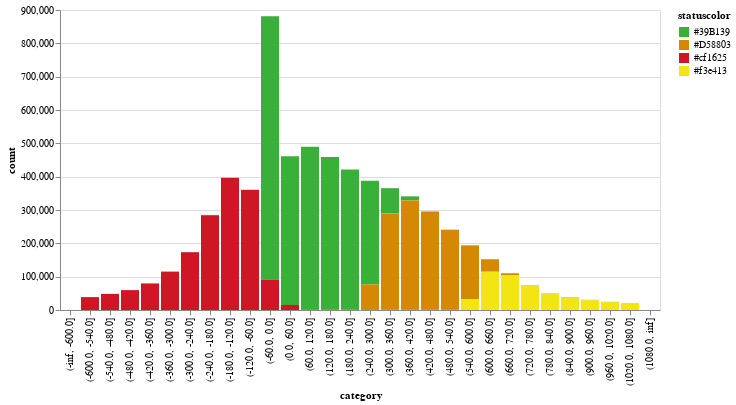

The cell this chart's notebook holds for it:
### Code cell
import altair as alt

colors = pdf_diff['statuscolor'].unique().to_list()
color_scale = alt.Color(
    'statuscolor:N',
    scale=alt.Scale(
        domain=colors,
        range=colors
    )
)

pdf_colors.plot.bar(x='category', y='count',color=color_scale)

### Figure 1 — Vega-Lite specification as saved in the notebook (floating-point values rounded to 4 significant figures)
{"config": {"view": {"continuousWidth": 300, "continuousHeight": 300}}, "data": {"name": "data-a9aec2a127f9bab1c7b43925a2f66454"}, "mark": {"type": "bar"}, "encoding": {"color": {"field": "statuscolor", "scale": {"domain": ["#39B139", "#D58803", "#cf1625", "#f3e413"], "range": ["#39B139", "#D58803", "#cf1625", "#f3e413"]}, "type": "nominal"}, "tooltip": [{"field": "category", "type": "ordinal"}, {"field": "count", "type": "quantitative"}, {"field": "statuscolor", "type": "nominal"}], "x": {"field": "category", "sort": ["(-inf, -600.0]", "(-600.0, -540.0]", "(-540.0, -480.0]", "(-480.0, -420.0]", "(-420.0, -360.0]", "(-360.0, -300.0]", "(-300.0, -240.0]", "(-240.0, -180.0]", "(-180.0, -120.0]", "(-120.0, -60.0]", "(-60.0, 0.0]", "(0.0, 60.0]", "(60.0, 120.0]", "(120.0, 180.0]", "(180.0, 240.0]", "(240.0, 300.0]", "(300.0, 360.0]", "(360.0, 420.0]", "(420.0, 480.0]", "(480.0, 540.0]", "(540.0, 600.0]", "(600.0, 660.0]", "(660.0, 720.0]", "(720.0, 780.0]", "(780.0, 840.0]", "(840.0, 900.0]", "(900.0, 960.0]", "(960.0, 1020.0]", "(1020.0, 1080.0]", "(1080.0, inf]"], "type": "ordinal"}, "y": {"field": "count", "type": "quantitative"}}, "params": [{"name": "param_1", "select": {"type": "interval", "encodings": ["x", "y"]}, "bind": "scales"}], "$schema": "https://vega.github.io/schema/vega-lite/v5.20.1.json", "datasets": {"data-a9aec2a127f9bab1c7b43925a2f66454": [{"breakpoint": -600.0, "category": "(-inf, -600.0]", "count": 0, "statuscolor": "#39B139"}, {"breakpoint": -540.0, "category": "(-600.0, -540.0]", "count": 0, "statuscolor": "#39B139"}, {"breakpoint": -480.0, "category": "(-540.0, -480.0]", "count": 0, "statuscolor": "#39B139"}, {"breakpoint": -420.0, "category": "(-480.0, -420.0]", "count": 0, "statuscolor": "#39B139"}, {"breakpoint": -360.0, "category": "(-420.0, -360.0]", "count": 95, "statuscolor": "#39B139"}, {"breakpoint": -300.0, "category": "(-360.0, -300.0]", "count": 469, "statuscolor": "#39B139"}, {"breakpoint": -240.0, "category": "(-300.0, -240.0]", "count": 871, "statuscolor": "#39B139"}, {"breakpoint": -180.0, "category": "(-240.0, -180.0]", "count": 1162, "statuscolor": "#39B139"}, {"breakpoint": -120.0, "category": "(-180.0, -120.0]", "count": 963, "statuscolor": "#39B139"}, {"breakpoint": -60.0, "category": "(-120.0, -60.0]", "count": 858, "statuscolor": "#39B139"}, {"breakpoint": 0.0, "category": "(-60.0, 0.0]", "count": 790476, "statuscolor": "#39B139"}, {"breakpoint": 60.0, "category": "(0.0, 60.0]", "count": 446157, "statuscolor": "#39B139"}, {"breakpoint": 120.0, "category": "(60.0, 120.0]", "count": 489225, "statuscolor": "#39B139"}, {"breakpoint": 180.0, "category": "(120.0, 180.0]", "count": 458213, "statuscolor": "#39B139"}, {"breakpoint": 240.0, "category": "(180.0, 240.0]", "count": 421110, "statuscolor": "#39B139"}, {"breakpoint": 300.0, "category": "(240.0, 300.0]", "count": 311442, "statuscolor": "#39B139"}, {"breakpoint": 360.0, "category": "(300.0, 360.0]", "count": 75760, "statuscolor": "#39B139"}, {"breakpoint": 420.0, "category": "(360.0, 420.0]", "count": 12411, "statuscolor": "#39B139"}, {"breakpoint": 480.0, "category": "(420.0, 480.0]", "count": 1078, "statuscolor": "#39B139"}, {"breakpoint": 540.0, "category": "(480.0, 540.0]", "count": 843, "statuscolor": "#39B139"}, {"breakpoint": 600.0, "category": "(540.0, 600.0]", "count": 780, "statuscolor": "#39B139"}, {"breakpoint": 660.0, "category": "(600.0, 660.0]", "count": 681, "statuscolor": "#39B139"}, {"breakpoint": 720.0, "category": "(660.0, 720.0]", "count": 561, "statuscolor": "#39B139"}, {"breakpoint": 780.0, "category": "(720.0, 780.0]", "count": 461, "statuscolor": "#39B139"}, {"breakpoint": 840.0, "category": "(780.0, 840.0]", "count": 342, "statuscolor": "#39B139"}, {"breakpoint": 900.0, "category": "(840.0, 900.0]", "count": 264, "statuscolor": "#39B139"}, {"breakpoint": 960.0, "category": "(900.0, 960.0]", "count": 234, "statuscolor": "#39B139"}, {"breakpoint": 1020.0, "category": "(960.0, 1020.0]", "count": 252, "statuscolor": "#39B139"}, {"breakpoint": 1080.0, "category": "(1020.0, 1080.0]", "count": 245, "statuscolor": "#39B139"}, {"breakpoint": Infinity, "category": "(1080.0, inf]", "count": 0, "statuscolor": "#39B139"}, {"breakpoint": -600.0, "category": "(-inf, -600.0]", "count": 0, "statuscolor": "#D58803"}, {"breakpoint": -540.0, "category": "(-600.0, -540.0]", "count": 235, "statuscolor": "#D58803"}, {"breakpoint": -480.0, "category": "(-540.0, -480.0]", "count": 353, "statuscolor": "#D58803"}, {"breakpoint": -420.0, "category": "(-480.0, -420.0]", "count": 345, "statuscolor": "#D58803"}, {"breakpoint": -360.0, "category": "(-420.0, -360.0]", "count": 254, "statuscolor": "#D58803"}, {"breakpoint": -300.0, "category": "(-360.0, -300.0]", "count": 104, "statuscolor": "#D58803"}, {"breakpoint": -240.0, "category": "(-300.0, -240.0]", "count": 37, "statuscolor": "#D58803"}, {"breakpoint": -180.0, "category": "(-240.0, -180.0]", "count": 0, "statuscolor": "#D58803"}, {"breakpoint": -120.0, "category": "(-180.0, -120.0]", "count": 0, "statuscolor": "#D58803"}, {"breakpoint": -60.0, "category": "(-120.0, -60.0]", "count": 0, "statuscolor": "#D58803"}, {"breakpoint": 0.0, "category": "(-60.0, 0.0]", "count": 0, "statuscolor": "#D58803"}, {"breakpoint": 60.0, "category": "(0.0, 60.0]", "count": 0, "statuscolor": "#D58803"}, {"breakpoint": 120.0, "category": "(60.0, 120.0]", "count": 0, "statuscolor": "#D58803"}, {"breakpoint": 180.0, "category": "(120.0, 180.0]", "count": 0, "statuscolor": "#D58803"}, {"breakpoint": 240.0, "category": "(180.0, 240.0]", "count": 0, "statuscolor": "#D58803"}, {"breakpoint": 300.0, "category": "(240.0, 300.0]", "count": 76100, "statuscolor": "#D58803"}, {"breakpoint": 360.0, "category": "(300.0, 360.0]", "count": 289245, "statuscolor": "#D58803"}, {"breakpoint": 420.0, "category": "(360.0, 420.0]", "count": 328236, "statuscolor": "#D58803"}, {"breakpoint": 480.0, "category": "(420.0, 480.0]", "count": 294185, "statuscolor": "#D58803"}, {"breakpoint": 540.0, "category": "(480.0, 540.0]", "count": 239870, "statuscolor": "#D58803"}, {"breakpoint": 600.0, "category": "(540.0, 600.0]", "count": 161336, "statuscolor": "#D58803"}, {"breakpoint": 660.0, "category": "(600.0, 660.0]", "count": 36952, "statuscolor": "#D58803"}, {"breakpoint": 720.0, "category": "(660.0, 720.0]", "count": 6083, "statuscolor": "#D58803"}, {"breakpoint": 780.0, "category": "(720.0, 780.0]", "count": 647, "statuscolor": "#D58803"}, {"breakpoint": 840.0, "category": "(780.0, 840.0]", "count": 441, "statuscolor": "#D58803"}, {"breakpoint": 900.0, "category": "(840.0, 900.0]", "count": 357, "statuscolor": "#D58803"}, {"breakpoint": 960.0, "category": "(900.0, 960.0]", "count": 281, "statuscolor": "#D58803"}, {"breakpoint": 1020.0, "category": "(960.0, 1020.0]", "count": 222, "statuscolor": "#D58803"}, {"breakpoint": 1080.0, "category": "(1020.0, 1080.0]", "count": 170, "statuscolor": "#D58803"}, {"breakpoint": Infinity, "category": "(1080.0, inf]", "count": 0, "statuscolor": "#D58803"}, {"breakpoint": -600.0, "category": "(-inf, -600.0]", "count": 0, "statuscolor": "#cf1625"}, {"breakpoint": -540.0, "category": "(-600.0, -540.0]", "count": 38654, "statuscolor": "#cf1625"}, {"breakpoint": -480.0, "category": "(-540.0, -480.0]", "count": 48092, "statuscolor": "#cf1625"}, {"breakpoint": -420.0, "category": "(-480.0, -420.0]", "count": 59621, "statuscolor": "#cf1625"}, {"breakpoint": -360.0, "category": "(-420.0, -360.0]", "count": 79647, "statuscolor": "#cf1625"}, {"breakpoint": -300.0, "category": "(-360.0, -300.0]", "count": 114983, "statuscolor": "#cf1625"}, {"breakpoint": -240.0, "category": "(-300.0, -240.0]", "count": 172893, "statuscolor": "#cf1625"}, {"breakpoint": -180.0, "category": "(-240.0, -180.0]", "count": 284140, "statuscolor": "#cf1625"}, {"breakpoint": -120.0, "category": "(-180.0, -120.0]", "count": 395968, "statuscolor": "#cf1625"}, {"breakpoint": -60.0, "category": "(-120.0, -60.0]", "count": 360367, "statuscolor": "#cf1625"}, {"breakpoint": 0.0, "category": "(-60.0, 0.0]", "count": 90938, "statuscolor": "#cf1625"}, {"breakpoint": 60.0, "category": "(0.0, 60.0]", "count": 15251, "statuscolor": "#cf1625"}, {"breakpoint": 120.0, "category": "(60.0, 120.0]", "count": 777, "statuscolor": "#cf1625"}, {"breakpoint": 180.0, "category": "(120.0, 180.0]", "count": 572, "statuscolor": "#cf1625"}, {"breakpoint": 240.0, "category": "(180.0, 240.0]", "count": 511, "statuscolor": "#cf1625"}, {"breakpoint": 300.0, "category": "(240.0, 300.0]", "count": 489, "statuscolor": "#cf1625"}, {"breakpoint": 360.0, "category": "(300.0, 360.0]", "count": 424, "statuscolor": "#cf1625"}, {"breakpoint": 420.0, "category": "(360.0, 420.0]", "count": 388, "statuscolor": "#cf1625"}, {"breakpoint": 480.0, "category": "(420.0, 480.0]", "count": 402, "statuscolor": "#cf1625"}, {"breakpoint": 540.0, "category": "(480.0, 540.0]", "count": 374, "statuscolor": "#cf1625"}, {"breakpoint": 600.0, "category": "(540.0, 600.0]", "count": 351, "statuscolor": "#cf1625"}, {"breakpoint": 660.0, "category": "(600.0, 660.0]", "count": 280, "statuscolor": "#cf1625"}, {"breakpoint": 720.0, "category": "(660.0, 720.0]", "count": 311, "statuscolor": "#cf1625"}, {"breakpoint": 780.0, "category": "(720.0, 780.0]", "count": 440, "statuscolor": "#cf1625"}, {"breakpoint": 840.0, "category": "(780.0, 840.0]", "count": 644, "statuscolor": "#cf1625"}, {"breakpoint": 900.0, "category": "(840.0, 900.0]", "count": 570, "statuscolor": "#cf1625"}, {"breakpoint": 960.0, "category": "(900.0, 960.0]", "count": 459, "statuscolor": "#cf1625"}, {"breakpoint": 1020.0, "category": "(960.0, 1020.0]", "count": 463, "statuscolor": "#cf1625"}, {"breakpoint": 1080.0, "category": "(1020.0, 1080.0]", "count": 429, "statuscolor": "#cf1625"}, {"breakpoint": Infinity, "category": "(1080.0, inf]", "count": 0, "statuscolor": "#cf1625"}, {"breakpoint": -600.0, "category": "(-inf, -600.0]", "count": 0, "statuscolor": "#f3e413"}, {"breakpoint": -540.0, "category": "(-600.0, -540.0]", "count": 8, "statuscolor": "#f3e413"}, {"breakpoint": -480.0, "category": "(-540.0, -480.0]", "count": 3, "statuscolor": "#f3e413"}, {"breakpoint": -420.0, "category": "(-480.0, -420.0]", "count": 3, "statuscolor": "#f3e413"}, {"breakpoint": -360.0, "category": "(-420.0, -360.0]", "count": 4, "statuscolor": "#f3e413"}, {"breakpoint": -300.0, "category": "(-360.0, -300.0]", "count": 4, "statuscolor": "#f3e413"}, {"breakpoint": -240.0, "category": "(-300.0, -240.0]", "count": 4, "statuscolor": "#f3e413"}, {"breakpoint": -180.0, "category": "(-240.0, -180.0]", "count": 4, "statuscolor": "#f3e413"}, {"breakpoint": -120.0, "category": "(-180.0, -120.0]", "count": 2, "statuscolor": "#f3e413"}, {"breakpoint": -60.0, "category": "(-120.0, -60.0]", "count": 2, "statuscolor": "#f3e413"}, {"breakpoint": 0.0, "category": "(-60.0, 0.0]", "count": 1, "statuscolor": "#f3e413"}, {"breakpoint": 60.0, "category": "(0.0, 60.0]", "count": 3, "statuscolor": "#f3e413"}, {"breakpoint": 120.0, "category": "(60.0, 120.0]", "count": 2, "statuscolor": "#f3e413"}, {"breakpoint": 180.0, "category": "(120.0, 180.0]", "count": 5, "statuscolor": "#f3e413"}, {"breakpoint": 240.0, "category": "(180.0, 240.0]", "count": 25, "statuscolor": "#f3e413"}, {"breakpoint": 300.0, "category": "(240.0, 300.0]", "count": 26, "statuscolor": "#f3e413"}, {"breakpoint": 360.0, "category": "(300.0, 360.0]", "count": 12, "statuscolor": "#f3e413"}, {"breakpoint": 420.0, "category": "(360.0, 420.0]", "count": 6, "statuscolor": "#f3e413"}, {"breakpoint": 480.0, "category": "(420.0, 480.0]", "count": 5, "statuscolor": "#f3e413"}, {"breakpoint": 540.0, "category": "(480.0, 540.0]", "count": 12, "statuscolor": "#f3e413"}, {"breakpoint": 600.0, "category": "(540.0, 600.0]", "count": 31867, "statuscolor": "#f3e413"}, {"breakpoint": 660.0, "category": "(600.0, 660.0]", "count": 114778, "statuscolor": "#f3e413"}, {"breakpoint": 720.0, "category": "(660.0, 720.0]", "count": 103612, "statuscolor": "#f3e413"}, {"breakpoint": 780.0, "category": "(720.0, 780.0]", "count": 71770, "statuscolor": "#f3e413"}, {"breakpoint": 840.0, "category": "(780.0, 840.0]", "count": 47604, "statuscolor": "#f3e413"}, {"breakpoint": 900.0, "category": "(840.0, 900.0]", "count": 36060, "statuscolor": "#f3e413"}, {"breakpoint": 960.0, "category": "(900.0, 960.0]", "count": 29435, "statuscolor": "#f3e413"}, {"breakpoint": 1020.0, "category": "(960.0, 1020.0]", "count": 23479, "statuscolor": "#f3e413"}, {"breakpoint": 1080.0, "category": "(1020.0, 1080.0]", "count": 20003, "statuscolor": "#f3e413"}, {"breakpoint": Infinity, "category": "(1080.0, inf]", "count": 0, "statuscolor": "#f3e413"}]}}
